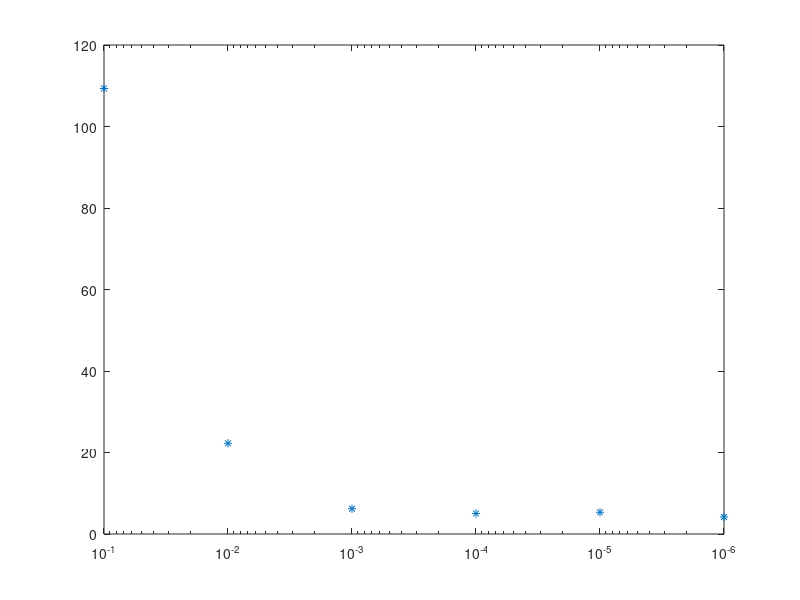
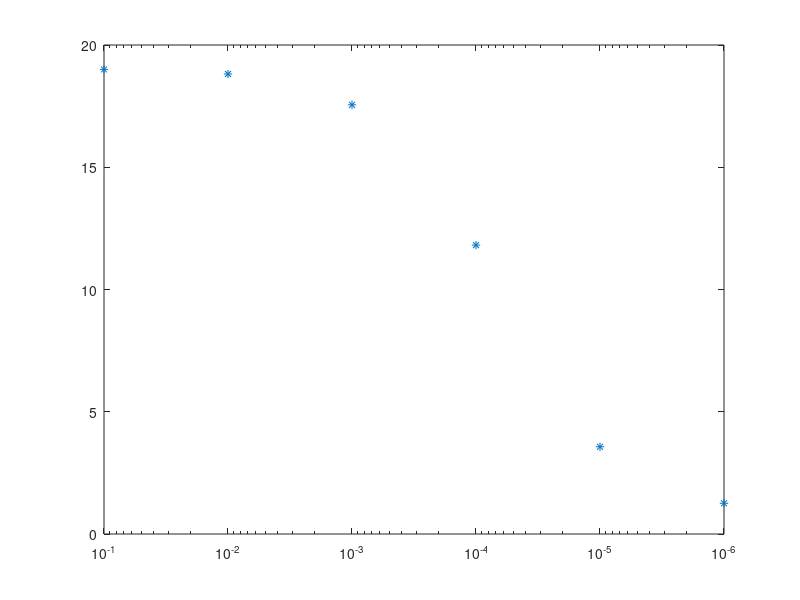
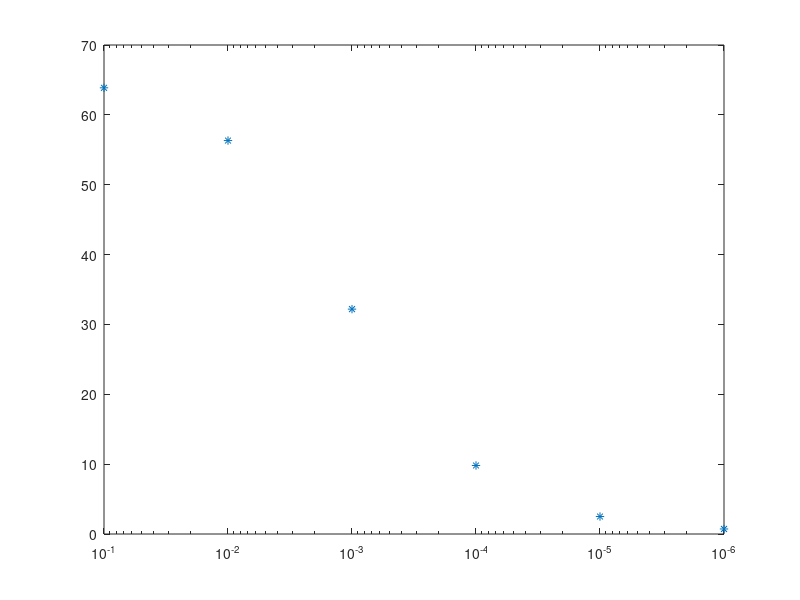
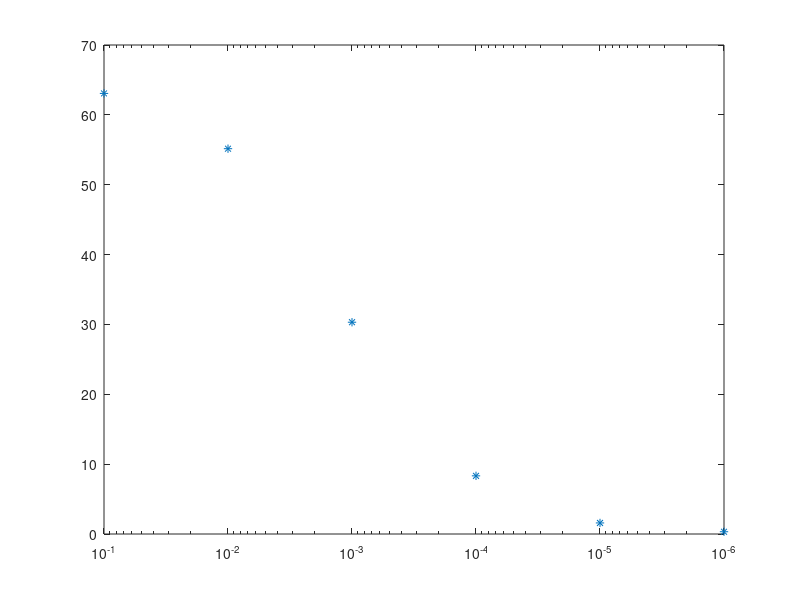

These figures' MATLAB source, in order:

clear all
close all
clc

%% random 0.10
% structure cc
regu = [1e-1;  1e-2;  1e-3;  1e-4;  1e-5;  1e-6];
misfit = [1.093291e+02; 2.226342e+01; 6.193898e+00; 5.039486e+00; 5.329827e+00; 4.180563e+00];

figure
semilogx(regu, misfit,'*')
set(gca,'XDir','Reverse');


% source ampdiff equal cc
regu = [1e-1;  1e-2;  1e-3;  1e-4;  1e-5;  1e-6];
misfit = [1.900206e+01; 1.881410e+01; 1.755263e+01; 1.181557e+01; 3.567502e+00; 1.256639e+00];

figure
semilogx(regu, misfit,'*')
set(gca,'XDir','Reverse');


% source loga equal homogeneous
regu = [1e-1;  1e-2;  1e-3;  1e-4;  1e-5;  1e-6];
misfit = [6.387155e+01; 5.631987e+01; 3.219082e+01; 9.807957e+00; 2.502154e+00; 7.205383e-01];

figure
semilogx(regu, misfit,'*')
set(gca,'XDir','Reverse');


% source loga equal cc
regu = [1e-1;  1e-2;  1e-3;  1e-4;  1e-5;  1e-6];
misfit = [6.307025e+01; 5.515670e+01; 3.031675e+01; 8.325221e+00; 1.583784e+00; 3.238499e-01];

figure
semilogx(regu, misfit,'*')
set(gca,'XDir','Reverse');





%% random 0.07
% structure cc - equal source
regu = [1e-1;  1e-2;  1e-3;  1e-4;  1e-5;  1e-6];
misfit = [2.311953e+02; 7.149076e+01; 5.257688e+01; 4.885496e+01; 5.088960e+01; 5.118338e+01];

figure
semilogx(regu, misfit,'*')
set(gca,'XDir','Reverse');


% structure cc - equal source
regu = [1e-1;  1e-2;  1e-3;  1e-4];
misfit = [2.259439e+02; 6.694452e+01; 4.792296e+01; 4.376327e+01];

figure
semilogx(regu, misfit,'*')
set(gca,'XDir','Reverse');


% source ampdiff equal cc
regu = [1e-1;  1e-2;  1e-3;  1e-4;  1e-5;];
misfit = [2.555731e+02; 1.756853e+02; 8.972398e+01; 5.310749e+01; 3.206296e+01;];

figure
semilogx(regu, misfit,'*')
set(gca,'XDir','Reverse');


% source loga equal cc
regu = [1e-1;  1e-2;  1e-3;  1e-4;  1e-5;];
misfit = [5.938866e+01; 5.265943e+01; 3.147307e+01; 1.078507e+01; 3.551920e+00;];

figure
semilogx(regu, misfit,'*')
set(gca,'XDir','Reverse');


% source loga equal homogeneous
regu = [1e-1;  1e-2;  1e-3;  1e-4;  1e-5;];
misfit = [6.046780e+01; 5.391802e+01; 3.270924e+01; 1.222195e+01; 4.705168e+00;];

figure
semilogx(regu, misfit,'*')
set(gca,'XDir','Reverse');




%% test
regu_source =    [1e-1;  1e-5;  1e-5;  1e-5;  1e-6;  1e-6;  1e-6;];
regu_structure = [1e-1;  1e-2;  1e-3;  1e-4;  1e-2;  1e-3;  1e-4;];
misfit = [1.243704e+02;  3.212904e+01;  1.718684e+01;  7.489421e+00;  3.173638e+01;  1.598900e+01;  6.491985e+00];

plot3( log10(regu_source), log10(regu_structure), misfit, 'x' )



